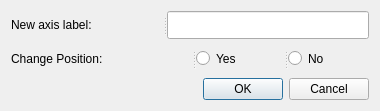
<?xml version="1.0" encoding="UTF-8"?>
<ui version="4.0">
 <class>axis_inputDialog</class>
 <widget class="QDialog" name="axis_inputDialog">
  <property name="geometry">
   <rect>
    <x>0</x>
    <y>0</y>
    <width>380</width>
    <height>111</height>
   </rect>
  </property>
  <property name="windowTitle">
   <string>Dialog</string>
  </property>
  <layout class="QGridLayout" name="gridLayout">
   <item row="0" column="0">
    <widget class="QSplitter" name="splitter">
     <property name="orientation">
      <enum>Qt::Horizontal</enum>
     </property>
     <widget class="QLabel" name="label">
      <property name="text">
       <string>New axis label:</string>
      </property>
     </widget>
     <widget class="QLineEdit" name="newaxislabel_lineEdit"/>
    </widget>
   </item>
   <item row="1" column="0">
    <widget class="QSplitter" name="splitter_2">
     <property name="orientation">
      <enum>Qt::Horizontal</enum>
     </property>
     <widget class="QLabel" name="label_2">
      <property name="text">
       <string>Change Position:</string>
      </property>
     </widget>
     <widget class="QRadioButton" name="yes_radioButton">
      <property name="text">
       <string>Yes</string>
      </property>
     </widget>
     <widget class="QRadioButton" name="no_radioButton">
      <property name="text">
       <string>No</string>
      </property>
     </widget>
    </widget>
   </item>
   <item row="2" column="0">
    <widget class="QDialogButtonBox" name="buttonBox">
     <property name="orientation">
      <enum>Qt::Horizontal</enum>
     </property>
     <property name="standardButtons">
      <set>QDialogButtonBox::Cancel|QDialogButtonBox::Ok</set>
     </property>
    </widget>
   </item>
  </layout>
 </widget>
 <resources/>
 <connections>
  <connection>
   <sender>buttonBox</sender>
   <signal>accepted()</signal>
   <receiver>axis_inputDialog</receiver>
   <slot>accept()</slot>
   <hints>
    <hint type="sourcelabel">
     <x>248</x>
     <y>254</y>
    </hint>
    <hint type="destinationlabel">
     <x>157</x>
     <y>274</y>
    </hint>
   </hints>
  </connection>
  <connection>
   <sender>buttonBox</sender>
   <signal>rejected()</signal>
   <receiver>axis_inputDialog</receiver>
   <slot>reject()</slot>
   <hints>
    <hint type="sourcelabel">
     <x>316</x>
     <y>260</y>
    </hint>
    <hint type="destinationlabel">
     <x>286</x>
     <y>274</y>
    </hint>
   </hints>
  </connection>
 </connections>
</ui>
